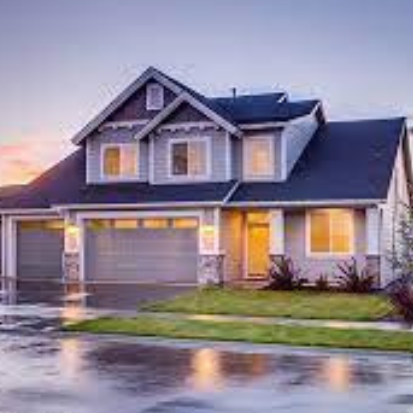
#> input picture pic1.png, 413 x 413 px, found by its file name
$ jupyter execute IP_2.ipynb
#> lines starting #> are read from the running program, lines starting #| are printed output that depends on the picture
[cell 1]
# Some mathematical operations on image

[cell 2]
# Revision
import cv2
import matplotlib.pyplot as plt

im_path = '/home/dmacs/Desktop/MTech/104P/pic1.png'
im = cv2.imread(im_path)
#> im is the input picture: shape (413, 413, 3); mean B, G, R 147.6, 133.8, 143.5
im_rgb = cv2.cvtColor(im, cv2.COLOR_BGR2RGB)
im_gray = cv2.cvtColor(im, cv2.COLOR_BGR2GRAY)
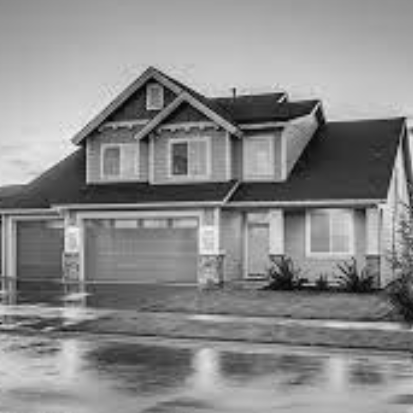
#> im_gray: shape (413, 413); min 3, max 242, mean 138.3

plt.imshow(im_rgb)
# plt.imshow(im_gray)
plt.axis('off')

[cell 3]
# Image addition
im1 = cv2.imread('/home/dmacs/Desktop/MTech/104P/pic1.png')
im2 = cv2.imread('/home/dmacs/Desktop/MTech/104P/pic2.png')
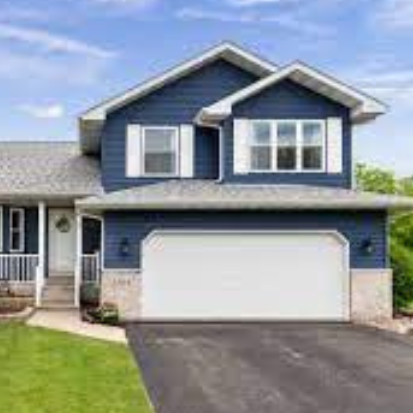
#> input picture pic2.png, 413 x 413 px, found by its file name
#> im2 is the input picture: shape (413, 413, 3); mean B, G, R 154.4, 150.3, 142.9

im_add = cv2.add(im1,im2)
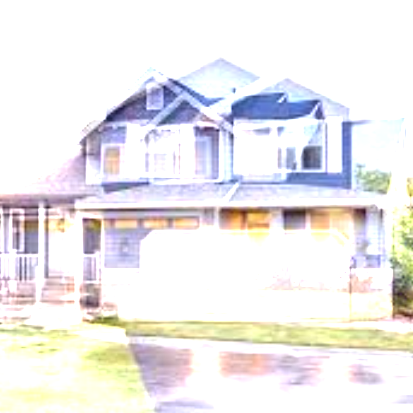
#> im_add: shape (413, 413, 3); mean B, G, R 234.6, 234, 236.6

plt.imshow(im1)
plt.title('Image 1')
plt.axis('off')
plt.show()

plt.imshow(im2)
plt.title('Image 2')
plt.axis('off')
plt.show()

plt.imshow(im_add)
plt.title('Addition')
plt.axis('off')
plt.show()

[cell 4]
# image subtraction
im_sub = cv2.subtract(im1,im2)
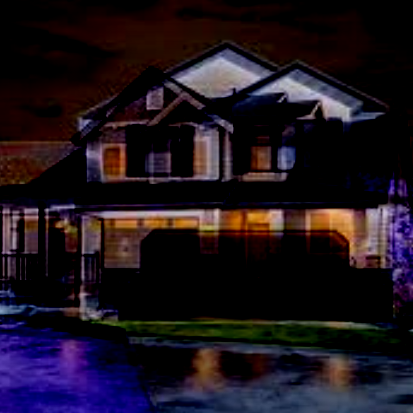
#> im_sub: shape (413, 413, 3); mean B, G, R 29.2, 19.7, 29.2

plt.imshow(im_sub)
plt.title('Subtraction')
plt.axis('off')
plt.show()

[cell 5]
# Scalar multiplication
a = 0.2
im_scm = cv2.multiply(im1,a)
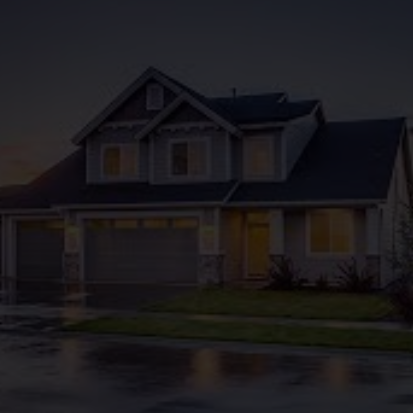
#> im_scm: shape (413, 413, 3); mean B, G, R 29.5, 26.8, 28.7

plt.imshow(im_scm)
plt.title('Scalar Multiplication')
plt.axis('off')
plt.show()

b = 1.2
im_scm = cv2.multiply(im1,b)
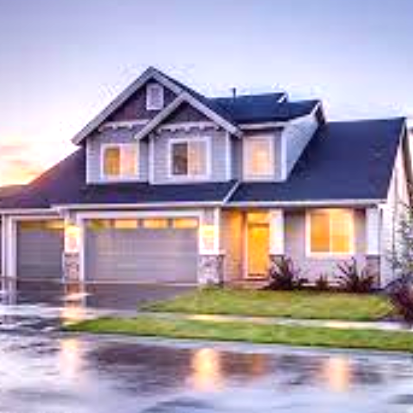
#> im_scm: shape (413, 413, 3); mean B, G, R 176.1, 160.5, 170.6

plt.imshow(im_scm)
plt.title('Scalar Multiplication')
plt.axis('off')
plt.show()

[cell 6]
# Scalar division
b = 0.9
im_scd = cv2.divide(im1, b)

plt.imshow(im_scd)
plt.title('Scalar Division')
plt.axis('off')
plt.show()

[cell 7]
# Weighted addition af + gy, a + b = 1
a = 0.5
b = 1 - a

im_addWeighted = cv2.addWeighted(im1, a, im2, b, 0) # last parameter 0 is optional
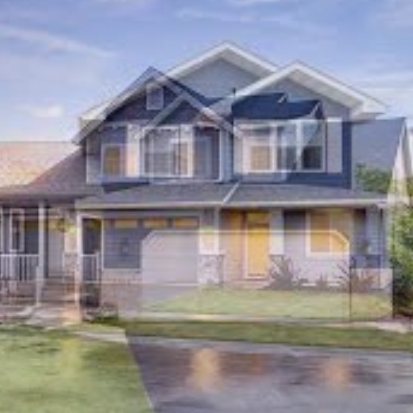
#> im_addWeighted: shape (413, 413, 3); mean B, G, R 151, 142.1, 143.2

plt.imshow(im1)
plt.title('Image 1')
plt.axis('off')
plt.show()

plt.imshow(im2)
plt.title('Image 2')
plt.axis('off')
plt.show()

plt.imshow(im_addWeighted)
plt.title('Weighted Addition')
plt.axis('off')
plt.show()

[cell 8]
# Linearity and nonlinearity

# Linearity
im_addWeighted2 = cv2.add(cv2.multiply(im1,a), cv2.multiply(im2,b))

plt.imshow(im_addWeighted)
plt.title('f(ax + by)')
plt.axis('off')
plt.show()

plt.imshow(im_addWeighted2)
plt.title('af(x) + bf(y)')
plt.axis('off')
plt.show()

[cell 9]
# Linearity
a = 0.2
b = 1 - a

im_addWeighted = cv2.addWeighted(im1, a, im2, b, 0) # last parameter 0 is optional
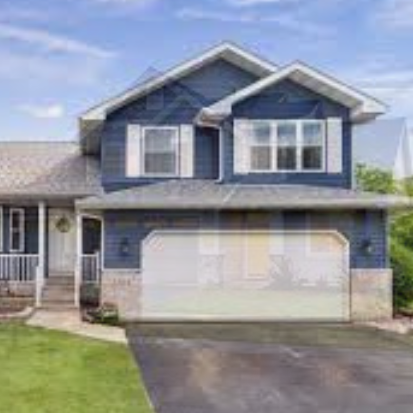
#> im_addWeighted: shape (413, 413, 3); mean B, G, R 153.1, 147, 143
im_addWeighted2 = cv2.add(cv2.multiply(im1,a), cv2.multiply(im2,b))

#im_addWeighted2 = cv2.cvtColor(im_addWeighted2, cv2.COLOR_BGR2GRAY)

plt.imshow(im_addWeighted)
plt.title('f(ax + by)')
plt.axis('off')
plt.show()

plt.imshow(im_addWeighted2)
plt.title('af(x) + bf(y)')
plt.axis('off')
plt.show()

[cell 10]
import cv2
import numpy as np
import matplotlib.pyplot as plt

# Create synthetic images (100x100 pixels)
im1 = np.zeros((100, 100, 3), dtype = np.uint8)
im1[:, :50] = [100, 0, 0]  # Left half is blue (pixel intensity 100)

im2 = np.zeros((100, 100, 3), dtype=np.uint8)
im2[:, 50:] = [0, 0, 200]  # Right half is red (pixel intensity 200)

# Define the weights for non-linear combination
a = 0.2
b = 1 - a

# Perform non-linear combination using the max operator
im_max = np.maximum(cv2.multiply(im1, a), cv2.multiply(im2, b))

# Find the maximum pixel values and their locations
_, max_val1, _, max_loc1 = cv2.minMaxLoc(cv2.cvtColor(im1, cv2.COLOR_BGR2GRAY))
_, max_val2, _, max_loc2 = cv2.minMaxLoc(cv2.cvtColor(im2, cv2.COLOR_BGR2GRAY))
_, max_val_max, _, max_loc_max = cv2.minMaxLoc(cv2.cvtColor(im_max, cv2.COLOR_BGR2GRAY))

# Display the images
plt.subplot(131)
plt.imshow(im1[:, :, ::-1])
plt.title('Image 1 (Blue)')
plt.axis('off')

plt.subplot(132)
plt.imshow(im2[:, :, ::-1])
plt.title('Image 2 (Red)')
plt.axis('off')

plt.subplot(133)
plt.imshow(im_max[:, :, ::-1])
plt.title('Max of Both')
plt.axis('off')

plt.tight_layout()
plt.show()
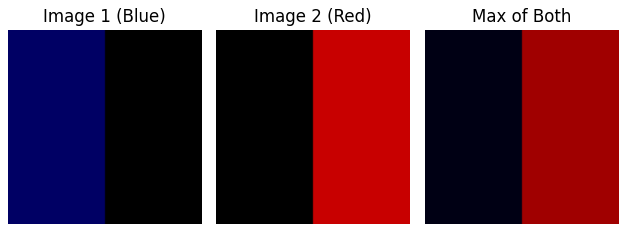
#> figure drawn by matplotlib, 3 panels

print("Maximum pixel value in Image 1:", max_val1)
print("Maximum pixel value in Image 2:", max_val2)
print("Maximum pixel value in Max Operator result:", max_val_max)
